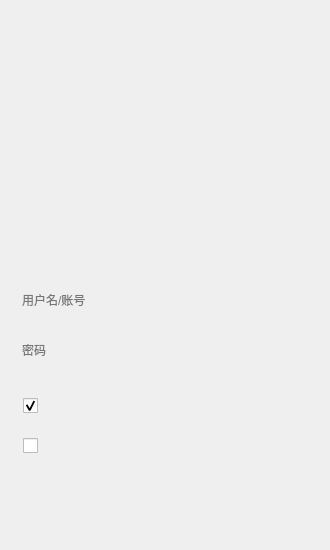
<?xml version="1.0" encoding="UTF-8"?>
<ui version="4.0">
 <class>MainWindow</class>
 <widget class="QMainWindow" name="MainWindow">
  <property name="geometry">
   <rect>
    <x>0</x>
    <y>0</y>
    <width>330</width>
    <height>550</height>
   </rect>
  </property>
  <property name="minimumSize">
   <size>
    <width>330</width>
    <height>550</height>
   </size>
  </property>
  <property name="maximumSize">
   <size>
    <width>330</width>
    <height>550</height>
   </size>
  </property>
  <property name="windowTitle">
   <string notr="true"/>
  </property>
  <property name="autoFillBackground">
   <bool>false</bool>
  </property>
  <property name="styleSheet">
   <string notr="true"/>
  </property>
  <property name="iconSize">
   <size>
    <width>24</width>
    <height>24</height>
   </size>
  </property>
  <widget class="QWidget" name="centralwidget">
   <property name="minimumSize">
    <size>
     <width>330</width>
     <height>550</height>
    </size>
   </property>
   <property name="maximumSize">
    <size>
     <width>330</width>
     <height>550</height>
    </size>
   </property>
   <property name="styleSheet">
    <string notr="true">#centralwidget{background-image: url(:/background.png);}</string>
   </property>
   <widget class="QLineEdit" name="lineEdit_UserName">
    <property name="geometry">
     <rect>
      <x>20</x>
      <y>290</y>
      <width>271</width>
      <height>20</height>
     </rect>
    </property>
    <property name="styleSheet">
     <string notr="true">background:transparent;
border-width:0;
border-style:outset;</string>
    </property>
    <property name="frame">
     <bool>false</bool>
    </property>
    <property name="placeholderText">
     <string>用户名/账号</string>
    </property>
   </widget>
   <widget class="QCheckBox" name="checkBox_Agree">
    <property name="geometry">
     <rect>
      <x>23</x>
      <y>430</y>
      <width>21</width>
      <height>31</height>
     </rect>
    </property>
    <property name="font">
     <font>
      <pointsize>9</pointsize>
      <weight>75</weight>
      <bold>true</bold>
     </font>
    </property>
    <property name="styleSheet">
     <string notr="true">QCheckBox{
    spacing: 5px;
}

QCheckBox::indicator{
    width: 15px;
    height: 15px;
}

QCheckBox::indicator:unchecked{
    image:url(:/uncheck.png);
}

QCheckBox::indicator:checked{
    image:url(:/checked.png);
}

QCheckBox::indicator:checked:disabled{
    image:url(:/checked.png);
}</string>
    </property>
    <property name="text">
     <string/>
    </property>
   </widget>
   <widget class="QLineEdit" name="lineEdit_Pwd">
    <property name="geometry">
     <rect>
      <x>20</x>
      <y>340</y>
      <width>271</width>
      <height>20</height>
     </rect>
    </property>
    <property name="styleSheet">
     <string notr="true">background:transparent;
border-width:0;
border-style:outset;</string>
    </property>
    <property name="frame">
     <bool>false</bool>
    </property>
    <property name="echoMode">
     <enum>QLineEdit::Password</enum>
    </property>
    <property name="placeholderText">
     <string>密码</string>
    </property>
   </widget>
   <widget class="QLabel" name="label_Ico">
    <property name="geometry">
     <rect>
      <x>132</x>
      <y>110</y>
      <width>67</width>
      <height>67</height>
     </rect>
    </property>
    <property name="styleSheet">
     <string notr="true">background-image: url(:/logo.png);</string>
    </property>
    <property name="text">
     <string/>
    </property>
   </widget>
   <widget class="QComboBox" name="comboBox_ip">
    <property name="geometry">
     <rect>
      <x>25</x>
      <y>230</y>
      <width>274</width>
      <height>22</height>
     </rect>
    </property>
    <property name="focusPolicy">
     <enum>Qt::NoFocus</enum>
    </property>
    <property name="styleSheet">
     <string notr="true">QComboBox{ background:transparent; border-width:0; border-style:outset;padding: 1px 2px 1px 2px;}
QComboBox::drop-down { subcontrol-origin: padding;subcontrol-position: top right; width: 15px;border:none; }
QComboBox::down-arrow { image: url(:/down_arrow.png);}
QComboBox QAbstractItemView {background: rgb(255, 255, 255);selection-color:rgb(255, 0, 0);border: 1px solid red;outline: none;}</string>
    </property>
    <property name="currentIndex">
     <number>-1</number>
    </property>
   </widget>
   <widget class="QLabel" name="label_UserName">
    <property name="geometry">
     <rect>
      <x>25</x>
      <y>310</y>
      <width>274</width>
      <height>1</height>
     </rect>
    </property>
    <property name="styleSheet">
     <string notr="true">background-image: url(:/line.png);</string>
    </property>
    <property name="frameShadow">
     <enum>QFrame::Plain</enum>
    </property>
    <property name="text">
     <string/>
    </property>
   </widget>
   <widget class="QPushButton" name="button_Login">
    <property name="enabled">
     <bool>false</bool>
    </property>
    <property name="geometry">
     <rect>
      <x>28</x>
      <y>490</y>
      <width>274</width>
      <height>40</height>
     </rect>
    </property>
    <property name="styleSheet">
     <string notr="true">background-image: url(:/unlogin.png);</string>
    </property>
    <property name="text">
     <string/>
    </property>
    <property name="flat">
     <bool>true</bool>
    </property>
   </widget>
   <widget class="QLabel" name="label_Pwd">
    <property name="geometry">
     <rect>
      <x>25</x>
      <y>360</y>
      <width>274</width>
      <height>1</height>
     </rect>
    </property>
    <property name="styleSheet">
     <string notr="true">background-image: url(:/line.png);</string>
    </property>
    <property name="text">
     <string/>
    </property>
   </widget>
   <widget class="QCheckBox" name="checkBox_Pwd">
    <property name="geometry">
     <rect>
      <x>23</x>
      <y>390</y>
      <width>21</width>
      <height>31</height>
     </rect>
    </property>
    <property name="styleSheet">
     <string notr="true">QCheckBox{
    spacing: 5px;
}

QCheckBox::indicator{
    width: 15px;
    height: 15px;
}

QCheckBox::indicator:unchecked{
    image:url(:/uncheck.png);
}

QCheckBox::indicator:checked{
    image:url(:/checked.png);
}

QCheckBox::indicator:checked:disabled{
    image:url(:/checked.png);
}</string>
    </property>
    <property name="text">
     <string/>
    </property>
    <property name="checked">
     <bool>true</bool>
    </property>
   </widget>
   <widget class="QPushButton" name="pushButton">
    <property name="geometry">
     <rect>
      <x>210</x>
      <y>400</y>
      <width>60</width>
      <height>17</height>
     </rect>
    </property>
    <property name="styleSheet">
     <string notr="true">background-image: url(:/register_forward_hover.png);</string>
    </property>
    <property name="text">
     <string/>
    </property>
    <property name="flat">
     <bool>true</bool>
    </property>
   </widget>
   <widget class="QPushButton" name="mainWindow_Close">
    <property name="geometry">
     <rect>
      <x>308</x>
      <y>5</y>
      <width>17</width>
      <height>17</height>
     </rect>
    </property>
    <property name="focusPolicy">
     <enum>Qt::NoFocus</enum>
    </property>
    <property name="styleSheet">
     <string notr="true">background-image: url(:/close.png);</string>
    </property>
    <property name="text">
     <string/>
    </property>
    <property name="flat">
     <bool>true</bool>
    </property>
   </widget>
   <widget class="QPushButton" name="button_Turn_Agreement">
    <property name="geometry">
     <rect>
      <x>90</x>
      <y>440</y>
      <width>220</width>
      <height>16</height>
     </rect>
    </property>
    <property name="focusPolicy">
     <enum>Qt::NoFocus</enum>
    </property>
    <property name="styleSheet">
     <string notr="true">background-image: url(:/agreement_forward.png);</string>
    </property>
    <property name="text">
     <string/>
    </property>
    <property name="flat">
     <bool>true</bool>
    </property>
   </widget>
   <widget class="QLabel" name="label_Ip_List">
    <property name="geometry">
     <rect>
      <x>25</x>
      <y>252</y>
      <width>274</width>
      <height>1</height>
     </rect>
    </property>
    <property name="styleSheet">
     <string notr="true">background-image: url(:/line.png);</string>
    </property>
    <property name="frameShadow">
     <enum>QFrame::Plain</enum>
    </property>
    <property name="text">
     <string/>
    </property>
   </widget>
   <widget class="QLabel" name="label">
    <property name="geometry">
     <rect>
      <x>45</x>
      <y>440</y>
      <width>42</width>
      <height>12</height>
     </rect>
    </property>
    <property name="styleSheet">
     <string notr="true">background-image: url(:/agree.png);</string>
    </property>
    <property name="text">
     <string/>
    </property>
   </widget>
   <widget class="QLabel" name="label_2">
    <property name="geometry">
     <rect>
      <x>45</x>
      <y>400</y>
      <width>56</width>
      <height>12</height>
     </rect>
    </property>
    <property name="styleSheet">
     <string notr="true">background-image: url(:/save_pwd.png);</string>
    </property>
    <property name="text">
     <string/>
    </property>
   </widget>
  </widget>
 </widget>
 <resources/>
 <connections/>
</ui>
